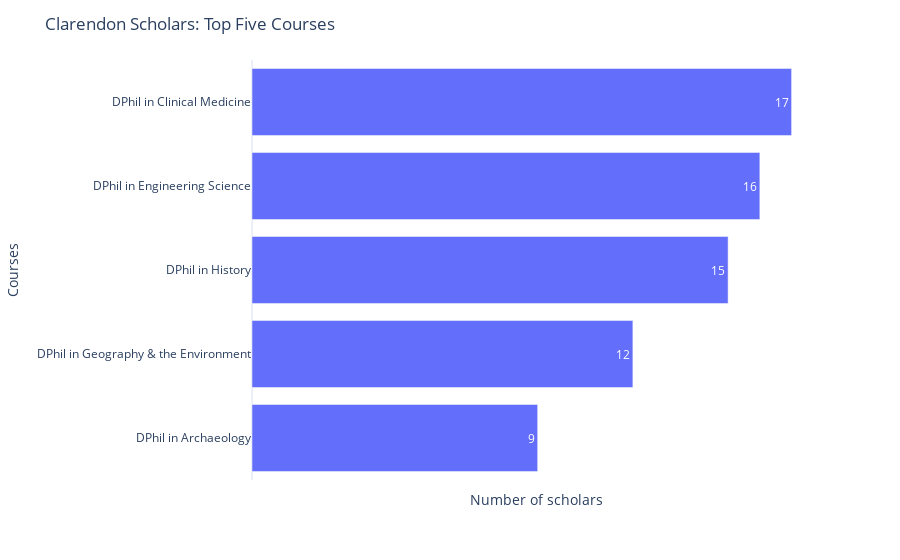

Write notebook code for a chart like this one.
### Markdown cell above
**c. Clarendon Scholars by Course**

### Code cell
scholar_count_course = scholar_data["Course"].value_counts()[:5]
create_barchart(scholar_count_course, "Courses", "Clarendon Scholars: Top Five Courses")

### Figure 1 — Plotly figure (JSON) as saved in the notebook; plotly's stock layout.template omitted (floating-point values rounded to 4 significant figures)
{"data": [{"alignmentgroup": "True", "hovertemplate": "x=%{x}<br>index=%{y}<br>text=%{text}<extra></extra>", "legendgroup": "", "marker": {"color": "#636efa", "pattern": {"shape": ""}}, "name": "", "offsetgroup": "", "orientation": "h", "showlegend": false, "text": [17, 16, 15, 12, 9], "textposition": "inside", "type": "bar", "x": [17, 16, 15, 12, 9], "xaxis": "x", "y": ["DPhil in Clinical Medicine", "DPhil in Engineering Science", "DPhil in History", "DPhil in Geography & the Environment", "DPhil in Archaeology"], "yaxis": "y"}], "layout": {"barmode": "relative", "legend": {"tracegroupgap": 0}, "margin": {"t": 60}, "title": {"text": "Clarendon Scholars: Top Five Courses"}, "uniformtext": {"minsize": 8, "mode": "hide"}, "xaxis": {"anchor": "y", "domain": [0, 1], "showgrid": false, "showticklabels": false, "title": {"text": "Number of scholars"}}, "yaxis": {"anchor": "x", "categoryorder": "total ascending", "domain": [0, 1], "title": {"text": "Courses"}}}}
